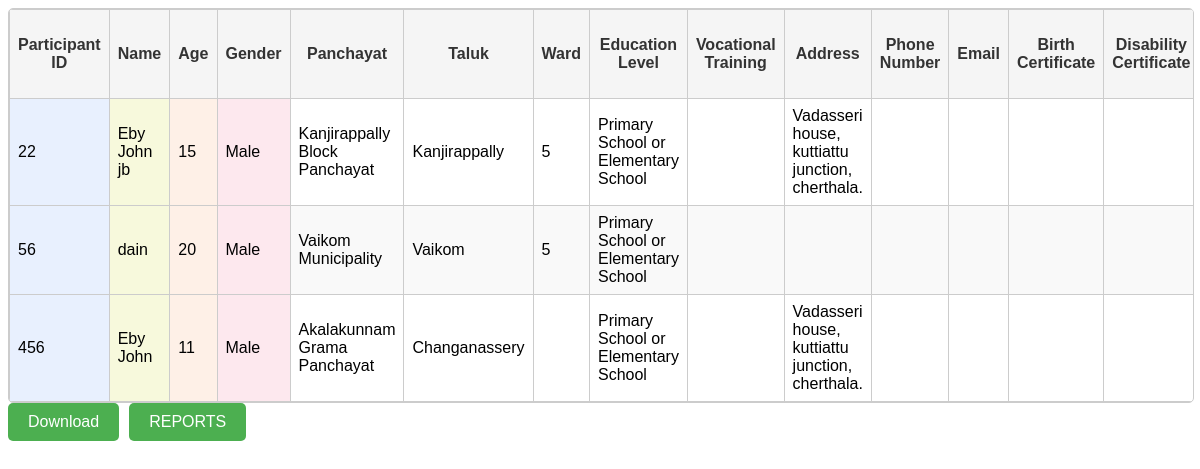
/kottayamreport.php, run on the app's committed database.
### tables this page shows
CREATE TABLE `participantdetails` (
  `ParticipantID` int(11) NOT NULL,
  `Name` varchar(255) DEFAULT NULL,
  `Age` int(11) DEFAULT NULL,
  `Gender` varchar(50) DEFAULT NULL,
  `panchayat` varchar(100) NOT NULL,
  `taluk` varchar(100) NOT NULL,
  `ward` varchar(100) NOT NULL,
  `EducationLevel` varchar(100) DEFAULT NULL,
  `VocationalTraining` varchar(100) DEFAULT NULL,
  `Address` varchar(255) DEFAULT NULL,
  `PhoneNumber` varchar(20) DEFAULT NULL,
  `Email` varchar(255) DEFAULT NULL,
  `BirthCertificate` varchar(50) DEFAULT NULL,
  `DisabilityCertificate` varchar(50) DEFAULT NULL,
  `Udid` varchar(200) NOT NULL,
  `AadharCardNumber` varchar(50) DEFAULT NULL,
  `ElectionID` varchar(50) DEFAULT NULL,
  `RationCard` varchar(50) DEFAULT NULL,
  `OtherIdentity` varchar(255) DEFAULT NULL,
  `AssistiveDevices` varchar(200) NOT NULL,
  `Pension` tinyint(1) DEFAULT NULL,
  `Scholarship` tinyint(1) DEFAULT NULL,
  `HealthInsurance` tinyint(1) DEFAULT NULL,
  `Asraya` tinyint(1) DEFAULT NULL,
  `KSRTCConcession` tinyint(1) DEFAULT NULL,
  `PrivateBusConcession` tinyint(1) DEFAULT NULL,
  `RailwayConcession` tinyint(1) DEFAULT NULL,
  `Aswasakiran` tinyint(1) DEFAULT NULL,
  `OtherBenefits` varchar(255) DEFAULT NULL,
  `Membership` varchar(255) DEFAULT NULL,
  `BankAccountType` varchar(50) DEFAULT NULL,
  `BankDetails` varchar(255) DEFAULT NULL,
  `DisabilityType` varchar(100) DEFAULT NULL,
  `AgeOfOnset` int(11) DEFAULT NULL,
  `Severity` varchar(100) DEFAULT NULL,
  `Duration` varchar(100) DEFAULT NULL,
  `EmploymentStatus` varchar(100) DEFAULT NULL,
  `MonthlyIncome` float DEFAULT NULL,
  `TypeOfWork` varchar(100) DEFAULT NULL,
  `RegisteredWithEmploymentExchange` tinyint(1) DEFAULT NULL,
  `HealthcareCoverageSource` text DEFAULT NULL,
  `MonthlyHealthcareExpenses` decimal(10,2) DEFAULT NULL,
  `HealthcareServicesUsed` text DEFAULT NULL,
  `HousingType` varchar(200) NOT NULL,
  `MonthlyHousingCosts` int(11) NOT NULL,
  `FatherName` varchar(255) NOT NULL,
  `MotherName` varchar(255) NOT NULL,
  `SiblingName` varchar(255) NOT NULL,
  `FatherAge` int(11) NOT NULL,
  `MotherAge` int(11) NOT NULL,
  `SiblingAge` int(11) NOT NULL,
  `FatherEducation` varchar(255) NOT NULL,
  `MotherEducation` varchar(255) NOT NULL,
  `SiblingEducation` varchar(255) NOT NULL,
  `FatherOccupation` varchar(255) NOT NULL,
  `MotherOccupation` varchar(255) NOT NULL,
  `SiblingOccupation` varchar(255) NOT NULL,
  `FatherSalary` int(11) NOT NULL,
  `MotherSalary` int(11) NOT NULL,
  `SiblingSalary` int(11) NOT NULL,
  `ParentsPension` varchar(20) NOT NULL,
  `IncomeLevel` decimal(10,2) DEFAULT NULL,
  `RationCardType` text DEFAULT NULL,
  `LandOwnership` varchar(200) NOT NULL,
  `LandArea` int(11) NOT NULL,
  `Houseownership` varchar(200) NOT NULL,
  `HouseArea` int(11) NOT NULL,
  `HouseType` varchar(200) NOT NULL,
  `WaterSource` text DEFAULT NULL,
  `CookingFuelSource` text DEFAULT NULL,
  `ToiletType` text DEFAULT NULL,
  `Transportation` text DEFAULT NULL,
  `EmployableSkills` varchar(20) NOT NULL DEFAULT 'No'
);

### kottayamreport.php (the view, shortened to what this page needs)
<?php
$servername = "localhost";
$username = "root";
$password = "";
$database = "mysnehabhavan";
    $conn = mysqli_connect($servername, $username, $password, $database);
    $sql = "SELECT * FROM participantdetails ";
    $result = mysqli_query($conn, $sql);
    if (mysqli_num_rows($result) > 0) {
        echo '<div class="table-container">';
        echo '<div class="table-wrapper">';
        echo '<table class="data-table">';
        echo '<thead>';
        echo '<tr>';
        echo '<th>Participant ID</th>';
        echo '<th>Name</th>';
        echo '<th>Age</th>';
        echo '<th>Gender</th>';
        echo '<th>Panchayat</th>';
        echo '<th>Taluk</th>';
        echo '<th>Ward</th>';
        echo '<th>Education Level</th>';
        echo '<th>Vocational Training</th>';
        echo '<th>Address</th>';
        echo '<th>Phone Number</th>';
        echo '<th>Email</th>';
        echo '<th>Birth Certificate</th>';
        echo '<th>Disability Certificate</th>';
        echo '</tr>';
        echo '</thead>';
        echo '<tbody>';
        while ($row = mysqli_fetch_assoc($result)) {
            echo '<tr>';
            echo '<td>' . $row['ParticipantID'] . '</td>';
            echo '<td>' . $row['Name'] . '</td>';
            echo '<td>' . $row['Age'] . '</td>';
            echo '<td>' . $row['Gender'] . '</td>';
            echo '<td>' . $row['panchayat'] . '</td>';
            echo '<td>' . $row['taluk'] . '</td>';
            echo '<td>' . $row['ward'] . '</td>';
            echo '<td>' . $row['EducationLevel'] . '</td>';
            echo '<td>' . $row['VocationalTraining'] . '</td>';
            echo '<td>' . $row['Address'] . '</td>';
            echo '<td>' . $row['PhoneNumber'] . '</td>';
            echo '<td>' . $row['Email'] . '</td>';
            echo '<td>' . $row['BirthCertificate'] . '</td>';
            echo '<td>' . $row['DisabilityCertificate'] . '</td>';
            echo '</tr>';
        }
        echo '</tbody>';
        echo '</table>';
        echo '</div>';
        echo '</div>';
        echo '<a href="kottayamdwnld.php" class="download-button" style="margin-right: 10px;">Download</a>';
        echo '<a href="reports.php" class="download-button">REPORTS</a>';
    } else {
        echo "No results found";
    }
?>

### kottayamreport.php (style rules this page uses)
.table-container { width: 100%; max-height: 800px; overflow: auto; border: 1px solid #ccc; border-radius: 5px; }
.table-wrapper { min-width: 100%; }
.data-table { width: 100%; border-collapse: collapse; }
.data-table thead th { background-color: #f5f5f5; border: 1px solid #ccc; padding: 8px; color: #333; font-weight: bold; }
.data-table tbody td { border: 1px solid #ccc; padding: 8px; }
.data-table tbody tr:nth-child(even) { background-color: #f9f9f9; }
.data-table tbody td:nth-child(1) { background-color: #e8f0fe; }
.data-table tbody td:nth-child(2) { background-color: #f7f9dc; }
.data-table tbody td:nth-child(3) { background-color: #fef0e7; }
.data-table tbody td:nth-child(4) { background-color: #fde8ee; }
.download-button { display: inline-block; padding: 10px 20px; background-color: #4CAF50; color: #fff; text-decoration: none; border-radius: 5px; }

### data on the page
participantdetails: ParticipantID "22", Name "Eby John jb", Age "15", Gender "Male", panchayat "Kanjirappally Block Panchayat", taluk "Kanjirappally", ward "5", EducationLevel "Primary School or Elementary School", Address "Vadasseri house, kuttiattu junction, cherthala."
participantdetails: ParticipantID "56", Name "dain", Age "20", Gender "Male", panchayat "Vaikom Municipality", taluk "Vaikom", ward "5", EducationLevel "Primary School or Elementary School"
participantdetails: ParticipantID "456", Name "Eby John", Age "11", Gender "Male", panchayat "Akalakunnam Grama Panchayat", taluk "Changanassery", EducationLevel "Primary School or Elementary School", Address "Vadasseri house, kuttiattu junction, cherthala."
